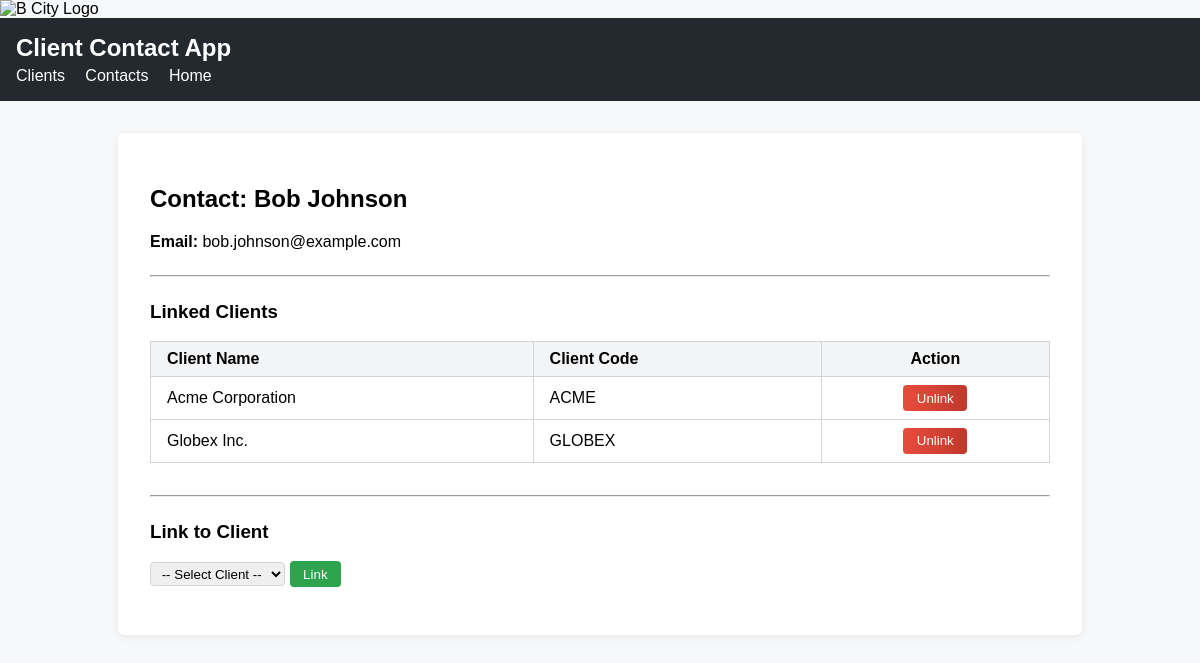
/contacts/2, run on an earlier commit of the app's database.
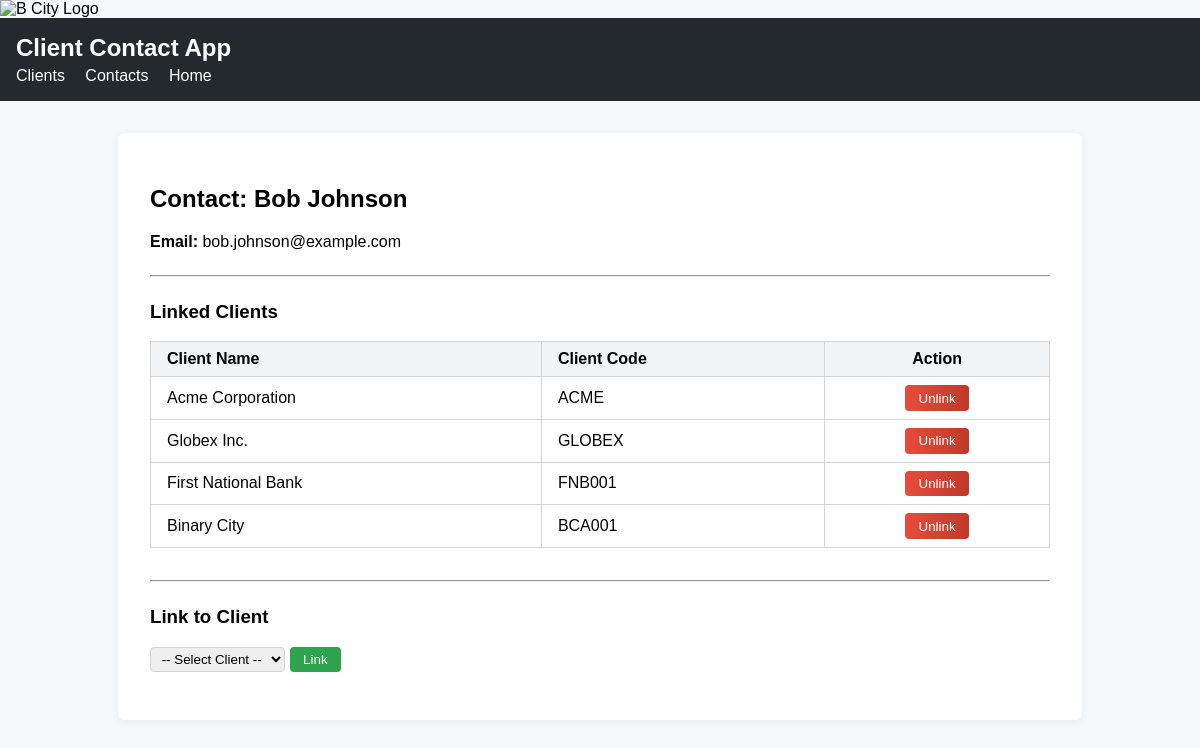
And on a later commit of the database.
### models/client.py (models this page shows, shortened)
class Client(db.Model):
    __tablename__ = 'client'
    id = db.Column(db.Integer, primary_key=True)
    name = db.Column(db.String(100), nullable=False)
    client_code = db.Column(db.String(50), nullable=False, unique=True)
    contacts = db.relationship(
        'Contact',
        secondary='client_contact',
        back_populates='clients'
    )

### routes/contact.py (the view)
@contact_bp.route('/<int:contact_id>')
def view_contact(contact_id):
    contact = Contact.query.get_or_404(contact_id)
    linked_clients = contact.clients
    return render_template('contact_detail.html', contact=contact, clients=linked_clients)

### templates/contact_detail.html (shortened to what this page needs)
{% extends 'base.html' %}
{% block content %}
<div class="container">
    <h2>Contact: {{ contact.name }} {{ contact.surname }}</h2>
    <p><b>Email:</b> {{ contact.email }}</p>
    <hr style="margin: 24px 0;">
    <h3>Linked Clients</h3>
    {% if clients and clients|length > 0 %}
    <table class="table table-bordered">
        <thead>
            <tr>
                <th style="text-align:left;">Client Name</th>
                <th style="text-align:left;">Client Code</th>
                <th style="text-align:center;">Action</th>
            </tr>
        </thead>
        <tbody>
        {% for client in clients %}
        <tr id="client-row-{{ client.id }}">
            <td style="text-align:left;">{{ client.name }}</td>
            <td style="text-align:left;">{{ client.client_code }}</td>
            <td style="text-align:center;">
                <button class="btn btn-danger btn-sm unlink-btn" data-client-id="{{ client.id }}">Unlink</button>
            </td>
        </tr>
        {% endfor %}
        </tbody>
    </table>
    {% else %}
        <div class="alert alert-warning">No client(s) found</div>
    {% endif %}
    <hr style="margin: 24px 0;">
    <h3>Link to Client</h3>
    <form id="link-client-form" class="form-inline" style="margin-bottom:16px;">
        <select name="client_id" id="client_id" class="form-select" style="width:auto; display:inline-block;">
            <option value="">-- Select Client --</option>
        </select>
        <button type="submit" class="btn btn-success">Link</button>
    </form>
</div>
{% endblock %}

What changed in the data, as far as the page shows it:
added Client: name "First National Bank", client_code "FNB001"
added Client: name "Binary City", client_code "BCA001"
